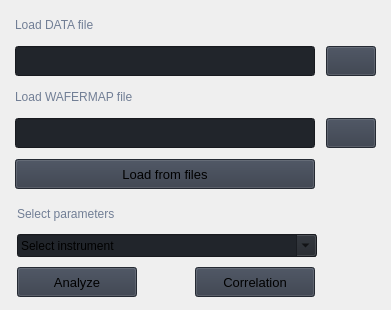
                             <widget class="QWidget" name="files">
                              <widget class="QWidget" name="gridLayoutWidget_4">
                               <property name="geometry">
                                <rect>
                                 <x>10</x>
                                 <y>10</y>
                                 <width>371</width>
                                 <height>191</height>
                                </rect>
                               </property>
                               <layout class="QGridLayout" name="gridLayout_13">
                                <item row="1" column="1">
                                 <widget class="QPushButton" name="btnOpenDataFile">
                                  <property name="minimumSize">
                                   <size>
                                    <width>50</width>
                                    <height>30</height>
                                   </size>
                                  </property>
                                  <property name="maximumSize">
                                   <size>
                                    <width>50</width>
                                    <height>30</height>
                                   </size>
                                  </property>
                                  <property name="font">
                                   <font>
                                    <family>Segoe UI</family>
                                    <pointsize>10</pointsize>
                                    <weight>50</weight>
                                    <italic>false</italic>
                                    <bold>false</bold>
                                   </font>
                                  </property>
                                  <property name="cursor">
                                   <cursorShape>PointingHandCursor</cursorShape>
                                  </property>
                                  <property name="styleSheet">
                                   <string notr="true">background-color: rgb(52, 59, 72);</string>
                                  </property>
                                  <property name="text">
                                   <string/>
                                  </property>
                                  <property name="icon">
                                   <iconset resource="resources.qrc">
                                    <normaloff>:/icons/images/icons/cil-folder-open.png</normaloff>:/icons/images/icons/cil-folder-open.png</iconset>
                                  </property>
                                 </widget>
                                </item>
                                <item row="3" column="1">
                                 <widget class="QPushButton" name="btnOpenWafermapFile">
                                  <property name="minimumSize">
                                   <size>
                                    <width>40</width>
                                    <height>30</height>
                                   </size>
                                  </property>
                                  <property name="maximumSize">
                                   <size>
                                    <width>16777215</width>
                                    <height>30</height>
                                   </size>
                                  </property>
                                  <property name="font">
                                   <font>
                                    <family>Segoe UI</family>
                                    <pointsize>10</pointsize>
                                    <weight>50</weight>
                                    <italic>false</italic>
                                    <bold>false</bold>
                                   </font>
                                  </property>
                                  <property name="cursor">
                                   <cursorShape>PointingHandCursor</cursorShape>
                                  </property>
                                  <property name="styleSheet">
                                   <string notr="true">background-color: rgb(52, 59, 72);</string>
                                  </property>
                                  <property name="text">
                                   <string/>
                                  </property>
                                  <property name="icon">
                                   <iconset resource="resources.qrc">
                                    <normaloff>:/icons/images/icons/cil-folder-open.png</normaloff>:/icons/images/icons/cil-folder-open.png</iconset>
                                  </property>
                                 </widget>
                                </item>
                                <item row="0" column="0">
                                 <widget class="QLabel" name="labelVersion_13">
                                  <property name="maximumSize">
                                   <size>
                                    <width>200</width>
                                    <height>20</height>
                                   </size>
                                  </property>
                                  <property name="styleSheet">
                                   <string notr="true">color: rgb(113, 126, 149);</string>
                                  </property>
                                  <property name="lineWidth">
                                   <number>1</number>
                                  </property>
                                  <property name="text">
                                   <string>Load DATA file</string>
                                  </property>
                                  <property name="alignment">
                                   <set>Qt::AlignLeading|Qt::AlignLeft|Qt::AlignVCenter</set>
                                  </property>
                                 </widget>
                                </item>
                                <item row="5" column="0">
                                 <spacer name="verticalSpacer_16">
                                  <property name="orientation">
                                   <enum>Qt::Vertical</enum>
                                  </property>
                                  <property name="sizeType">
                                   <enum>QSizePolicy::Fixed</enum>
                                  </property>
                                  <property name="sizeHint" stdset="0">
                                   <size>
                                    <width>20</width>
                                    <height>5</height>
                                   </size>
                                  </property>
                                 </spacer>
                                </item>
                                <item row="3" column="0">
                                 <widget class="QLineEdit" name="txtWafermapFile">
                                  <property name="enabled">
                                   <bool>false</bool>
                                  </property>
                                  <property name="minimumSize">
                                   <size>
                                    <width>100</width>
                                    <height>30</height>
                                   </size>
                                  </property>
                                  <property name="maximumSize">
                                   <size>
                                    <width>300</width>
                                    <height>30</height>
                                   </size>
                                  </property>
                                  <property name="styleSheet">
                                   <string notr="true">background-color: rgb(33, 37, 43);</string>
                                  </property>
                                  <property name="text">
                                   <string/>
                                  </property>
                                  <property name="placeholderText">
                                   <string/>
                                  </property>
                                 </widget>
                                </item>
                                <item row="1" column="0">
                                 <widget class="QLineEdit" name="txtDataFile">
                                  <property name="enabled">
                                   <bool>false</bool>
                                  </property>
                                  <property name="minimumSize">
                                   <size>
                                    <width>100</width>
                                    <height>30</height>
                                   </size>
                                  </property>
                                  <property name="maximumSize">
                                   <size>
                                    <width>300</width>
                                    <height>30</height>
                                   </size>
                                  </property>
                                  <property name="styleSheet">
                                   <string notr="true">background-color: rgb(33, 37, 43);</string>
                                  </property>
                                  <property name="text">
                                   <string/>
                                  </property>
                                  <property name="placeholderText">
                                   <string/>
                                  </property>
                                 </widget>
                                </item>
                                <item row="4" column="0">
                                 <widget class="QPushButton" name="btnLoadFiles">
                                  <property name="minimumSize">
                                   <size>
                                    <width>100</width>
                                    <height>30</height>
                                   </size>
                                  </property>
                                  <property name="maximumSize">
                                   <size>
                                    <width>300</width>
                                    <height>16777215</height>
                                   </size>
                                  </property>
                                  <property name="font">
                                   <font>
                                    <family>Segoe UI</family>
                                    <pointsize>10</pointsize>
                                    <weight>50</weight>
                                    <italic>false</italic>
                                    <bold>false</bold>
                                   </font>
                                  </property>
                                  <property name="cursor">
                                   <cursorShape>PointingHandCursor</cursorShape>
                                  </property>
                                  <property name="styleSheet">
                                   <string notr="true">background-color: rgb(52, 59, 72);</string>
                                  </property>
                                  <property name="text">
                                   <string>Load from files</string>
                                  </property>
                                  <property name="icon">
                                   <iconset resource="resources.qrc">
                                    <normaloff>:/icons/images/icons/cil-loop-circular.png</normaloff>:/icons/images/icons/cil-loop-circular.png</iconset>
                                  </property>
                                 </widget>
                                </item>
                                <item row="2" column="0">
                                 <widget class="QLabel" name="labelVersion_14">
                                  <property name="maximumSize">
                                   <size>
                                    <width>200</width>
                                    <height>20</height>
                                   </size>
                                  </property>
                                  <property name="styleSheet">
                                   <string notr="true">color: rgb(113, 126, 149);</string>
                                  </property>
                                  <property name="lineWidth">
                                   <number>1</number>
                                  </property>
                                  <property name="text">
                                   <string>Load WAFERMAP file</string>
                                  </property>
                                  <property name="alignment">
                                   <set>Qt::AlignLeading|Qt::AlignLeft|Qt::AlignVCenter</set>
                                  </property>
                                 </widget>
                                </item>
                               </layout>
                              </widget>
                              <widget class="QWidget" name="gridLayoutWidget">
                               <property name="geometry">
                                <rect>
                                 <x>11</x>
                                 <y>200</y>
                                 <width>371</width>
                                 <height>101</height>
                                </rect>
                               </property>
                               <layout class="QGridLayout" name="gridLayout_2">
                                <item row="2" column="4">
                                 <widget class="QPushButton" name="btnCorrelationFiles">
                                  <property name="minimumSize">
                                   <size>
                                    <width>120</width>
                                    <height>30</height>
                                   </size>
                                  </property>
                                  <property name="maximumSize">
                                   <size>
                                    <width>120</width>
                                    <height>16777215</height>
                                   </size>
                                  </property>
                                  <property name="font">
                                   <font>
                                    <family>Segoe UI</family>
                                    <pointsize>10</pointsize>
                                    <weight>50</weight>
                                    <italic>false</italic>
                                    <bold>false</bold>
                                   </font>
                                  </property>
                                  <property name="cursor">
                                   <cursorShape>PointingHandCursor</cursorShape>
                                  </property>
                                  <property name="styleSheet">
                                   <string notr="true">background-color: rgb(52, 59, 72);</string>
                                  </property>
                                  <property name="text">
                                   <string>Correlation</string>
                                  </property>
                                  <property name="icon">
                                   <iconset resource="resources.qrc">
                                    <normaloff>:/icons/images/icons/cil-loop-circular.png</normaloff>:/icons/images/icons/cil-loop-circular.png</iconset>
                                  </property>
                                 </widget>
                                </item>
                                <item row="2" column="5">
                                 <spacer name="horizontalSpacer_3">
                                  <property name="orientation">
                                   <enum>Qt::Horizontal</enum>
                                  </property>
                                  <property name="sizeHint" stdset="0">
                                   <size>
                                    <width>40</width>
                                    <height>20</height>
                                   </size>
                                  </property>
                                 </spacer>
                                </item>
                                <item row="2" column="1">
                                 <widget class="QPushButton" name="btnAnalyzeFiles">
                                  <property name="minimumSize">
                                   <size>
                                    <width>120</width>
                                    <height>30</height>
                                   </size>
                                  </property>
                                  <property name="maximumSize">
                                   <size>
                                    <width>120</width>
                                    <height>16777215</height>
                                   </size>
                                  </property>
                                  <property name="font">
                                   <font>
                                    <family>Segoe UI</family>
                                    <pointsize>10</pointsize>
                                    <weight>50</weight>
                                    <italic>false</italic>
                                    <bold>false</bold>
                                   </font>
                                  </property>
                                  <property name="cursor">
                                   <cursorShape>PointingHandCursor</cursorShape>
                                  </property>
                                  <property name="styleSheet">
                                   <string notr="true">background-color: rgb(52, 59, 72);</string>
                                  </property>
                                  <property name="text">
                                   <string>Analyze</string>
                                  </property>
                                  <property name="icon">
                                   <iconset resource="resources.qrc">
                                    <normaloff>:/icons/images/icons/cil-loop-circular.png</normaloff>:/icons/images/icons/cil-loop-circular.png</iconset>
                                  </property>
                                 </widget>
                                </item>
                                <item row="1" column="1" colspan="5">
                                 <widget class="CheckableComboBox" name="cmbParametersFile">
                                  <property name="enabled">
                                   <bool>true</bool>
                                  </property>
                                  <property name="minimumSize">
                                   <size>
                                    <width>100</width>
                                    <height>0</height>
                                   </size>
                                  </property>
                                  <property name="maximumSize">
                                   <size>
                                    <width>300</width>
                                    <height>16777215</height>
                                   </size>
                                  </property>
                                  <property name="font">
                                   <font>
                                    <family>Segoe UI</family>
                                    <pointsize>10</pointsize>
                                    <weight>50</weight>
                                    <italic>false</italic>
                                    <bold>false</bold>
                                   </font>
                                  </property>
                                  <property name="autoFillBackground">
                                   <bool>false</bool>
                                  </property>
                                  <property name="styleSheet">
                                   <string notr="true">background-color: rgb(33, 37, 43);</string>
                                  </property>
                                  <property name="editable">
                                   <bool>true</bool>
                                  </property>
                                  <property name="currentText">
                                   <string notr="true">Select instrument</string>
                                  </property>
                                  <property name="iconSize">
                                   <size>
                                    <width>16</width>
                                    <height>16</height>
                                   </size>
                                  </property>
                                  <property name="frame">
                                   <bool>true</bool>
                                  </property>
                                  <item>
                                   <property name="text">
                                    <string>Select instrument</string>
                                   </property>
                                  </item>
                                 </widget>
                                </item>
                                <item row="0" column="1">
                                 <widget class="QLabel" name="labelVersion_19">
                                  <property name="maximumSize">
                                   <size>
                                    <width>200</width>
                                    <height>20</height>
                                   </size>
                                  </property>
                                  <property name="styleSheet">
                                   <string notr="true">color: rgb(113, 126, 149);</string>
                                  </property>
                                  <property name="lineWidth">
                                   <number>1</number>
                                  </property>
                                  <property name="text">
                                   <string>Select parameters</string>
                                  </property>
                                  <property name="alignment">
                                   <set>Qt::AlignLeading|Qt::AlignLeft|Qt::AlignVCenter</set>
                                  </property>
                                 </widget>
                                </item>
                                <item row="2" column="0">
                                 <spacer name="horizontalSpacer_4">
                                  <property name="orientation">
                                   <enum>Qt::Horizontal</enum>
                                  </property>
                                  <property name="sizeType">
                                   <enum>QSizePolicy::Fixed</enum>
                                  </property>
                                  <property name="sizeHint" stdset="0">
                                   <size>
                                    <width>6</width>
                                    <height>20</height>
                                   </size>
                                  </property>
                                 </spacer>
                                </item>
                                <item row="2" column="3">
                                 <spacer name="horizontalSpacer_7">
                                  <property name="orientation">
                                   <enum>Qt::Horizontal</enum>
                                  </property>
                                  <property name="sizeType">
                                   <enum>QSizePolicy::Fixed</enum>
                                  </property>
                                  <property name="sizeHint" stdset="0">
                                   <size>
                                    <width>40</width>
                                    <height>20</height>
                                   </size>
                                  </property>
                                 </spacer>
                                </item>
                               </layout>
                              </widget>
                             </widget>
